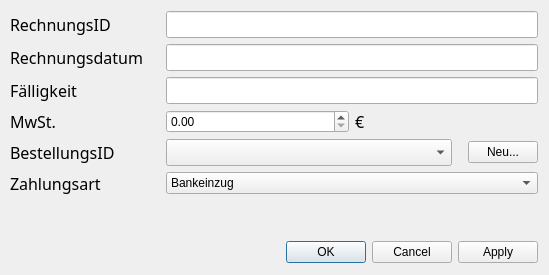
<?xml version="1.0" encoding="UTF-8"?>
<ui version="4.0">
 <class>DBOp_Rechnung</class>
 <widget class="QDialog" name="DBOp_Rechnung">
  <property name="geometry">
   <rect>
    <x>0</x>
    <y>0</y>
    <width>549</width>
    <height>275</height>
   </rect>
  </property>
  <property name="windowTitle">
   <string>Rechnung</string>
  </property>
  <widget class="QWidget" name="">
   <property name="geometry">
    <rect>
     <x>10</x>
     <y>11</y>
     <width>528</width>
     <height>252</height>
    </rect>
   </property>
   <layout class="QVBoxLayout" name="verticalLayout">
    <item>
     <layout class="QFormLayout" name="formLayout">
      <item row="0" column="0">
       <widget class="QLabel" name="labelRechnungsID">
        <property name="font">
         <font>
          <family>Sans Serif</family>
          <pointsize>12</pointsize>
         </font>
        </property>
        <property name="text">
         <string>RechnungsID</string>
        </property>
       </widget>
      </item>
      <item row="0" column="1">
       <widget class="QLineEdit" name="lineRechnungsID">
        <property name="minimumSize">
         <size>
          <width>200</width>
          <height>27</height>
         </size>
        </property>
       </widget>
      </item>
      <item row="1" column="0">
       <widget class="QLabel" name="labelRechnungsdatum">
        <property name="minimumSize">
         <size>
          <width>150</width>
          <height>0</height>
         </size>
        </property>
        <property name="font">
         <font>
          <family>Sans Serif</family>
          <pointsize>12</pointsize>
         </font>
        </property>
        <property name="text">
         <string>Rechnungsdatum</string>
        </property>
       </widget>
      </item>
      <item row="1" column="1">
       <widget class="QLineEdit" name="lineRechnungsdatum">
        <property name="minimumSize">
         <size>
          <width>200</width>
          <height>27</height>
         </size>
        </property>
       </widget>
      </item>
      <item row="2" column="0">
       <widget class="QLabel" name="labelFaelligkeit">
        <property name="minimumSize">
         <size>
          <width>150</width>
          <height>0</height>
         </size>
        </property>
        <property name="font">
         <font>
          <family>Sans Serif</family>
          <pointsize>12</pointsize>
         </font>
        </property>
        <property name="text">
         <string>Fälligkeit</string>
        </property>
       </widget>
      </item>
      <item row="2" column="1">
       <widget class="QLineEdit" name="lineFaelligkeit">
        <property name="minimumSize">
         <size>
          <width>200</width>
          <height>27</height>
         </size>
        </property>
       </widget>
      </item>
      <item row="3" column="0">
       <widget class="QLabel" name="labelMwSt">
        <property name="font">
         <font>
          <family>Sans Serif</family>
          <pointsize>12</pointsize>
         </font>
        </property>
        <property name="text">
         <string>MwSt.</string>
        </property>
       </widget>
      </item>
      <item row="3" column="1">
       <layout class="QHBoxLayout" name="horizontalLayout_2">
        <item>
         <widget class="QDoubleSpinBox" name="doubleMwSt">
          <property name="minimumSize">
           <size>
            <width>100</width>
            <height>0</height>
           </size>
          </property>
          <property name="maximum">
           <double>99999.990000000005239</double>
          </property>
         </widget>
        </item>
        <item>
         <widget class="QLabel" name="labelEuro">
          <property name="minimumSize">
           <size>
            <width>20</width>
            <height>0</height>
           </size>
          </property>
          <property name="font">
           <font>
            <family>Sans Serif</family>
            <pointsize>12</pointsize>
           </font>
          </property>
          <property name="text">
           <string>€</string>
          </property>
         </widget>
        </item>
       </layout>
      </item>
      <item row="4" column="0">
       <widget class="QLabel" name="labelBestellungsID">
        <property name="font">
         <font>
          <family>Sans Serif</family>
          <pointsize>12</pointsize>
         </font>
        </property>
        <property name="text">
         <string>BestellungsID</string>
        </property>
       </widget>
      </item>
      <item row="4" column="1">
       <layout class="QHBoxLayout" name="horizontalLayout">
        <item>
         <widget class="QComboBox" name="comboBestellungsID">
          <property name="minimumSize">
           <size>
            <width>120</width>
            <height>27</height>
           </size>
          </property>
         </widget>
        </item>
        <item>
         <spacer name="horizontalSpacer">
          <property name="orientation">
           <enum>Qt::Horizontal</enum>
          </property>
          <property name="sizeType">
           <enum>QSizePolicy::Fixed</enum>
          </property>
          <property name="sizeHint" stdset="0">
           <size>
            <width>10</width>
            <height>20</height>
           </size>
          </property>
         </spacer>
        </item>
        <item>
         <widget class="QPushButton" name="pushNeuB">
          <property name="maximumSize">
           <size>
            <width>70</width>
            <height>16777215</height>
           </size>
          </property>
          <property name="text">
           <string>Neu...</string>
          </property>
         </widget>
        </item>
       </layout>
      </item>
      <item row="5" column="0">
       <widget class="QLabel" name="labelZahlungsart">
        <property name="font">
         <font>
          <family>Sans Serif</family>
          <pointsize>12</pointsize>
         </font>
        </property>
        <property name="text">
         <string>Zahlungsart</string>
        </property>
       </widget>
      </item>
      <item row="5" column="1">
       <widget class="QComboBox" name="comboZahlungsart">
        <item>
         <property name="text">
          <string>Bankeinzug</string>
         </property>
        </item>
        <item>
         <property name="text">
          <string>Rechnung</string>
         </property>
        </item>
       </widget>
      </item>
     </layout>
    </item>
    <item>
     <spacer name="verticalSpacer">
      <property name="orientation">
       <enum>Qt::Vertical</enum>
      </property>
      <property name="sizeHint" stdset="0">
       <size>
        <width>526</width>
        <height>13</height>
       </size>
      </property>
     </spacer>
    </item>
    <item>
     <widget class="QDialogButtonBox" name="buttonBox">
      <property name="orientation">
       <enum>Qt::Horizontal</enum>
      </property>
      <property name="standardButtons">
       <set>QDialogButtonBox::Apply|QDialogButtonBox::Cancel|QDialogButtonBox::Ok</set>
      </property>
     </widget>
    </item>
   </layout>
  </widget>
 </widget>
 <resources/>
 <connections>
  <connection>
   <sender>buttonBox</sender>
   <signal>accepted()</signal>
   <receiver>DBOp_Rechnung</receiver>
   <slot>accept()</slot>
   <hints>
    <hint type="sourcelabel">
     <x>248</x>
     <y>254</y>
    </hint>
    <hint type="destinationlabel">
     <x>157</x>
     <y>274</y>
    </hint>
   </hints>
  </connection>
  <connection>
   <sender>buttonBox</sender>
   <signal>rejected()</signal>
   <receiver>DBOp_Rechnung</receiver>
   <slot>reject()</slot>
   <hints>
    <hint type="sourcelabel">
     <x>316</x>
     <y>260</y>
    </hint>
    <hint type="destinationlabel">
     <x>286</x>
     <y>274</y>
    </hint>
   </hints>
  </connection>
 </connections>
</ui>
